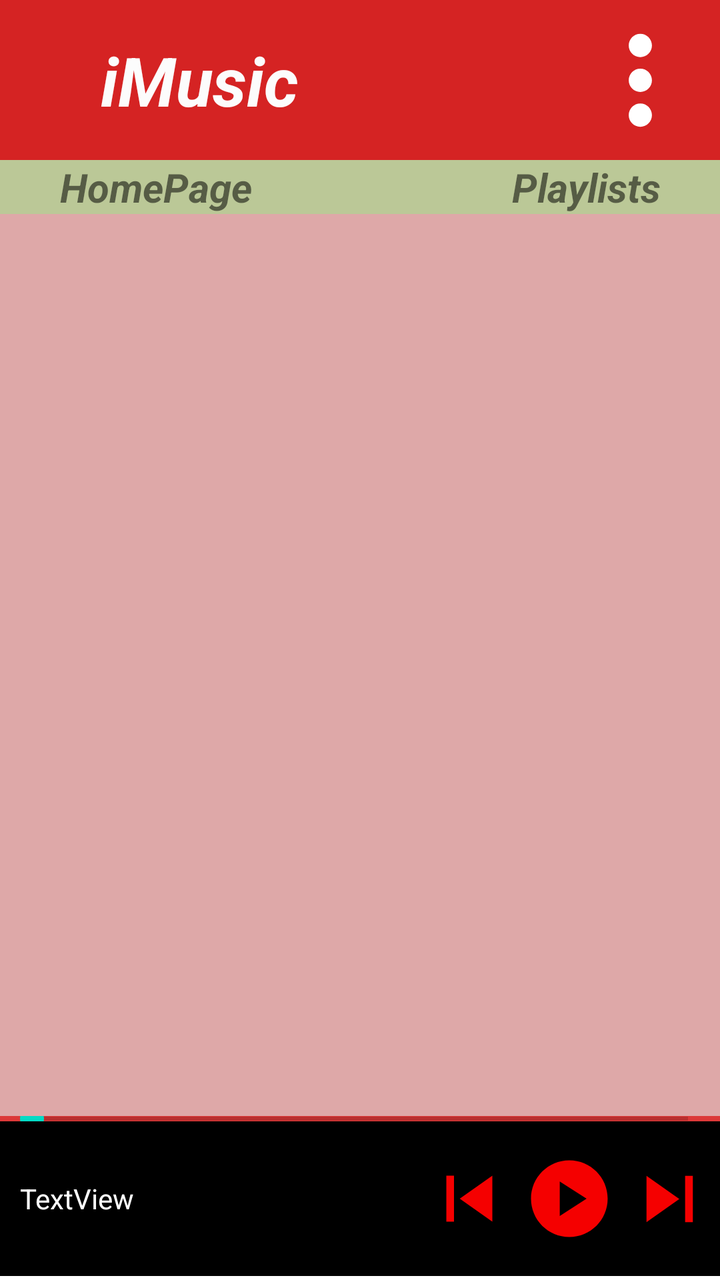
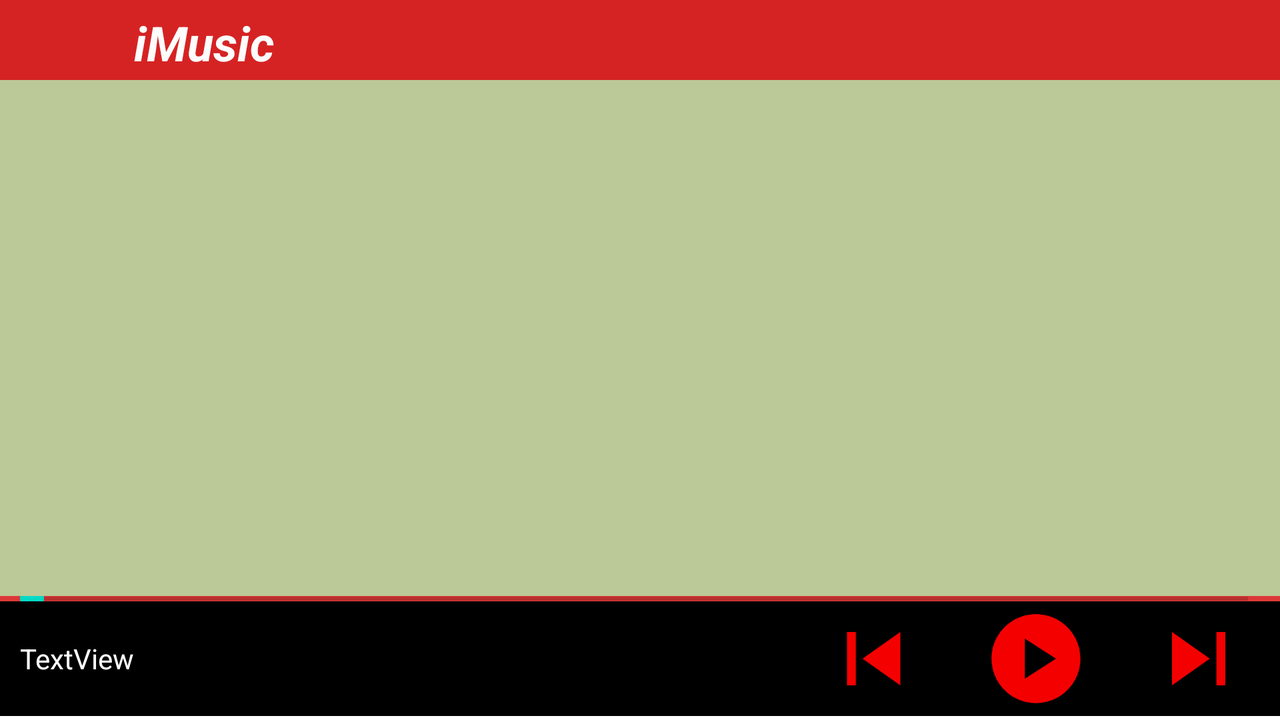

Two renders of one Android screen. The first uses the default layout on a phone; the second uses the alternative layout the repository ships for a different screen configuration, on a matching device. The two XML files are below.
<!-- AndroidManifest.xml: application theme Theme.IMusic -->
<!-- res/layout/activity_main.xml -->
<?xml version="1.0" encoding="utf-8"?>
<androidx.constraintlayout.widget.ConstraintLayout xmlns:android="http://schemas.android.com/apk/res/android"
    xmlns:app="http://schemas.android.com/apk/res-auto"
    xmlns:tools="http://schemas.android.com/tools"
    android:layout_width="match_parent"
    android:layout_height="match_parent"
    android:visibility="visible"
    tools:context=".MainActivity">


    <LinearLayout
        android:id="@+id/linearLayoutTextViews"
        android:layout_width="match_parent"
        android:layout_height="wrap_content"
        android:background="#BBC897"

        android:orientation="horizontal"
        app:layout_constraintBottom_toBottomOf="parent"
        app:layout_constraintEnd_toEndOf="parent"
        app:layout_constraintHorizontal_bias="0.0"
        app:layout_constraintStart_toStartOf="parent"
        app:layout_constraintTop_toBottomOf="@+id/linearLayout"
        app:layout_constraintVertical_bias="0.0">

        <TextView
            android:id="@+id/viewHomePage"
            android:layout_width="wrap_content"
            android:layout_height="wrap_content"

            android:layout_weight="1"
            android:background="#BBC897"
            android:paddingLeft="30dp"
            android:text="HomePage"
            android:textSize="20sp"

            android:textStyle="bold|italic"
            app:layout_constraintHorizontal_bias="0.0"
            app:layout_constraintVertical_bias="0.0" />

        <TextView
            android:id="@+id/viewPlaylists"
            android:layout_width="wrap_content"
            android:layout_height="wrap_content"

            android:layout_weight="1"
            android:background="#BBC897"
            android:gravity="end"
            android:paddingEnd="30dp"
            android:text="Playlists"
            android:textSize="20sp"
            android:textStyle="bold|italic"
            app:layout_constraintHorizontal_bias="0.885"
            app:layout_constraintVertical_bias="0.0" />

    </LinearLayout>

    <LinearLayout
        android:id="@+id/linearLayout4"
        android:layout_width="match_parent"
        android:layout_height="80dp"
        android:layout_marginBottom="2dp"
        android:background="#DC3838"
        android:orientation="vertical"
        app:layout_constraintBottom_toBottomOf="parent"
        app:layout_constraintEnd_toEndOf="parent"
        app:layout_constraintStart_toStartOf="parent"
        app:layout_constraintTop_toBottomOf="@+id/HomepageFrame"
        app:layout_constraintVertical_bias="1.0">

        <SeekBar
            android:id="@+id/seekBar2"
            style="@style/Widget.AppCompat.SeekBar"
            android:layout_width="match_parent"
            android:layout_height="3dp"
            android:layout_weight="1" />

        <LinearLayout
            android:id="@+id/linearLayout2"
            android:layout_width="match_parent"
            android:layout_height="match_parent"
            android:layout_weight="5"
            android:background="#000000"
            android:orientation="horizontal">

            <TextView
                android:id="@+id/currSong"
                android:layout_width="wrap_content"
                android:layout_height="match_parent"
                android:layout_weight="6"
                android:gravity="center|start"
                android:padding="10dp"
                android:text="TextView"
                android:textColor="#FFFFFF" />

            <ImageView
                android:id="@+id/previous"
                android:layout_width="wrap_content"
                android:layout_height="match_parent"
                android:layout_weight="1"
                android:padding="2dp"
                app:srcCompat="@drawable/previous" />

            <ImageView
                android:id="@+id/play_pause"
                android:layout_width="wrap_content"
                android:layout_height="match_parent"
                android:layout_weight="1"
                android:padding="2dp"
                app:srcCompat="@drawable/play_button" />

            <ImageView
                android:id="@+id/next"
                android:layout_width="wrap_content"
                android:layout_height="match_parent"
                android:layout_weight="1"
                android:padding="2dp"
                app:srcCompat="@drawable/next" />
        </LinearLayout>
    </LinearLayout>

    <LinearLayout
        android:id="@+id/linearLayout"
        android:layout_width="match_parent"
        android:layout_height="80dp"
        android:background="#D52323"
        android:orientation="horizontal"
        android:padding="5dp"
        app:layout_constraintBottom_toBottomOf="parent"
        app:layout_constraintEnd_toEndOf="parent"
        app:layout_constraintHorizontal_bias="0.5"
        app:layout_constraintStart_toStartOf="parent"
        app:layout_constraintTop_toTopOf="parent"
        app:layout_constraintVertical_bias="0.0">

        <ImageView
            android:id="@+id/imageView5"
            android:layout_width="wrap_content"
            android:layout_height="match_parent"
            android:layout_weight="1"
            app:srcCompat="@drawable/music" />

        <TextView
            android:id="@+id/textView2"
            android:layout_width="wrap_content"
            android:layout_height="match_parent"
            android:layout_weight="3"
            android:gravity="start|center_vertical"

            android:text="iMusic"
            android:textColor="#FCFCFC"
            android:textSize="34sp"
            android:textStyle="bold|italic" />

        <ImageView
            android:id="@+id/showOptions"
            android:layout_width="wrap_content"
            android:layout_height="match_parent"
            android:layout_weight="1"
            android:background="#D52323"
            app:srcCompat="@drawable/vertical_dots" />

    </LinearLayout>

    <FrameLayout
        android:id="@+id/HomepageFrame"
        android:layout_width="match_parent"
        android:layout_height="0dp"
        android:background="#DEA8A8"
        app:layout_constraintBottom_toTopOf="@+id/linearLayout4"
        app:layout_constraintEnd_toEndOf="parent"
        app:layout_constraintHorizontal_bias="0.5"
        app:layout_constraintStart_toStartOf="parent"
        app:layout_constraintTop_toBottomOf="@+id/linearLayoutTextViews">

        >

    </FrameLayout>

    
    
    
    
    

    
    
    
    
    
    

    

</androidx.constraintlayout.widget.ConstraintLayout>
<!-- resources referenced by this layout -->
<resources>
  <!-- drawable next (drawable) -->
  <vector android:height="24dp" android:tint="#F50000"
      android:viewportHeight="24" android:viewportWidth="24"
      android:width="24dp" xmlns:android="http://schemas.android.com/apk/res/android">
      <path android:fillColor="@android:color/white" android:pathData="M6,18l8.5,-6L6,6v12zM16,6v12h2V6h-2z"/>
  </vector>
  <!-- drawable play_button (drawable) -->
  <vector android:height="24dp" android:tint="#F50000"
      android:viewportHeight="24" android:viewportWidth="24"
      android:width="24dp" xmlns:android="http://schemas.android.com/apk/res/android">
      <path android:fillColor="@android:color/white" android:pathData="M12,2C6.48,2 2,6.48 2,12s4.48,10 10,10s10,-4.48 10,-10S17.52,2 12,2zM9.5,16.5v-9l7,4.5L9.5,16.5z"/>
  </vector>
  <!-- drawable previous (drawable) -->
  <vector android:height="24dp" android:tint="#F50000"
      android:viewportHeight="24" android:viewportWidth="24"
      android:width="24dp" xmlns:android="http://schemas.android.com/apk/res/android">
      <path android:fillColor="@android:color/white" android:pathData="M6,6h2v12L6,18zM9.5,12l8.5,6L18,6z"/>
  </vector>
  <!-- drawable vertical_dots (drawable) -->
  <vector android:height="24dp" android:tint="#FFFFFF"
      android:viewportHeight="24" android:viewportWidth="24"
      android:width="24dp" xmlns:android="http://schemas.android.com/apk/res/android">
      <path android:fillColor="@android:color/holo_red_dark" android:pathData="M12,8c1.1,0 2,-0.9 2,-2s-0.9,-2 -2,-2 -2,0.9 -2,2 0.9,2 2,2zM12,10c-1.1,0 -2,0.9 -2,2s0.9,2 2,2 2,-0.9 2,-2 -0.9,-2 -2,-2zM12,16c-1.1,0 -2,0.9 -2,2s0.9,2 2,2 2,-0.9 2,-2 -0.9,-2 -2,-2z"/>
  </vector>
  <style name="Theme.IMusic" parent="Theme.MaterialComponents.DayNight.NoActionBar">
          
          <item name="colorPrimary">@color/purple_500</item>
          <item name="colorPrimaryVariant">@color/purple_700</item>
          <item name="colorOnPrimary">@color/white</item>
          
          <item name="colorSecondary">@color/teal_200</item>
          <item name="colorSecondaryVariant">@color/teal_700</item>
          <item name="colorOnSecondary">@color/black</item>
          
          <item name="android:statusBarColor">?attr/colorPrimaryVariant</item>
          
      </style>
</resources>
<!-- res/layout-land/activity_main.xml (the repository's variant of the layout above) -->
<!-- drawn on the phone turned sideways -->
<?xml version="1.0" encoding="utf-8"?>
<androidx.constraintlayout.widget.ConstraintLayout xmlns:android="http://schemas.android.com/apk/res/android"
    xmlns:app="http://schemas.android.com/apk/res-auto"
    xmlns:tools="http://schemas.android.com/tools"
    android:layout_width="match_parent"
    android:layout_height="match_parent"
    tools:context=".MainActivity">

    <LinearLayout
        android:id="@+id/linearLayout4"
        android:layout_width="match_parent"
        android:layout_height="60dp"
        android:layout_marginBottom="2dp"
        android:background="#DC3838"
        android:orientation="vertical"
        app:layout_constraintBottom_toBottomOf="parent"
        app:layout_constraintEnd_toEndOf="parent"
        app:layout_constraintStart_toStartOf="parent"
        app:layout_constraintTop_toBottomOf="@+id/SongListrecyclerView"
        app:layout_constraintVertical_bias="1.0">

        <SeekBar
            android:id="@+id/seekBar2"
            style="@style/Widget.AppCompat.SeekBar"
            android:layout_width="match_parent"
            android:layout_height="3dp"
            android:layout_weight="1" />

        <LinearLayout
            android:id="@+id/linearLayout2"
            android:layout_width="match_parent"
            android:layout_height="match_parent"
            android:layout_weight="5"
            android:background="#000000"
            android:orientation="horizontal">

            <TextView
                android:id="@+id/currSong"
                android:layout_width="wrap_content"
                android:layout_height="match_parent"
                android:layout_weight="6"
                android:gravity="center|start"
                android:padding="10dp"
                android:text="TextView"
                android:textColor="#FFFFFF" />

            <ImageView
                android:id="@+id/previous"
                android:layout_width="wrap_content"
                android:layout_height="match_parent"
                android:layout_weight="1"
                android:padding="2dp"
                app:srcCompat="@drawable/previous" />

            <ImageView
                android:id="@+id/play_pause"
                android:layout_width="wrap_content"
                android:layout_height="match_parent"
                android:layout_weight="1"
                android:padding="2dp"
                app:srcCompat="@drawable/play_button" />

            <ImageView
                android:id="@+id/next"
                android:layout_width="wrap_content"
                android:layout_height="match_parent"
                android:layout_weight="1"
                android:padding="2dp"
                app:srcCompat="@drawable/next" />
        </LinearLayout>
    </LinearLayout>

    <LinearLayout
        android:id="@+id/linearLayout"
        android:layout_width="match_parent"
        android:layout_height="40dp"
        android:background="#D52323"
        android:orientation="horizontal"
        android:padding="5dp"
        app:layout_constraintBottom_toBottomOf="parent"
        app:layout_constraintEnd_toEndOf="parent"
        app:layout_constraintHorizontal_bias="0.5"
        app:layout_constraintStart_toStartOf="parent"
        app:layout_constraintTop_toTopOf="parent"
        app:layout_constraintVertical_bias="0.0">

        <ImageView
            android:id="@+id/imageView5"
            android:layout_width="wrap_content"
            android:layout_height="match_parent"
            android:layout_weight="1"
            app:srcCompat="@drawable/music" />

        <TextView
            android:id="@+id/textView2"
            android:layout_width="wrap_content"
            android:layout_height="match_parent"
            android:layout_weight="8"
            android:gravity="start|center_vertical"

            android:text="iMusic"
            android:textColor="#FCFCFC"
            android:textSize="24sp"
            android:textStyle="bold|italic" />

    </LinearLayout>

    <androidx.recyclerview.widget.RecyclerView
        android:id="@+id/SongListrecyclerView"
        android:layout_width="match_parent"
        android:layout_height="0dp"
        android:background="#BBC897"

        android:padding="5dp"
        app:layout_constraintBottom_toTopOf="@+id/linearLayout4"
        app:layout_constraintEnd_toEndOf="parent"
        app:layout_constraintHorizontal_bias="0.5"
        app:layout_constraintStart_toStartOf="parent"
        app:layout_constraintTop_toBottomOf="@+id/linearLayout">

    </androidx.recyclerview.widget.RecyclerView>

</androidx.constraintlayout.widget.ConstraintLayout>
<!-- resources referenced by the variant -->
<!-- as the phone turned sideways resolves them -->
<resources>
  <!-- drawable next (drawable) -->
  <vector android:height="24dp" android:tint="#F50000"
      android:viewportHeight="24" android:viewportWidth="24"
      android:width="24dp" xmlns:android="http://schemas.android.com/apk/res/android">
      <path android:fillColor="@android:color/white" android:pathData="M6,18l8.5,-6L6,6v12zM16,6v12h2V6h-2z"/>
  </vector>
  <!-- drawable play_button (drawable) -->
  <vector android:height="24dp" android:tint="#F50000"
      android:viewportHeight="24" android:viewportWidth="24"
      android:width="24dp" xmlns:android="http://schemas.android.com/apk/res/android">
      <path android:fillColor="@android:color/white" android:pathData="M12,2C6.48,2 2,6.48 2,12s4.48,10 10,10s10,-4.48 10,-10S17.52,2 12,2zM9.5,16.5v-9l7,4.5L9.5,16.5z"/>
  </vector>
  <!-- drawable previous (drawable) -->
  <vector android:height="24dp" android:tint="#F50000"
      android:viewportHeight="24" android:viewportWidth="24"
      android:width="24dp" xmlns:android="http://schemas.android.com/apk/res/android">
      <path android:fillColor="@android:color/white" android:pathData="M6,6h2v12L6,18zM9.5,12l8.5,6L18,6z"/>
  </vector>
  <style name="Theme.IMusic" parent="Theme.MaterialComponents.DayNight.NoActionBar">
          
          <item name="colorPrimary">@color/purple_500</item>
          <item name="colorPrimaryVariant">@color/purple_700</item>
          <item name="colorOnPrimary">@color/white</item>
          
          <item name="colorSecondary">@color/teal_200</item>
          <item name="colorSecondaryVariant">@color/teal_700</item>
          <item name="colorOnSecondary">@color/black</item>
          
          <item name="android:statusBarColor">?attr/colorPrimaryVariant</item>
          
      </style>
</resources>
